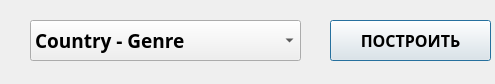
<?xml version="1.0" encoding="UTF-8"?>
<ui version="4.0">
 <class>Dialog</class>
 <widget class="QDialog" name="Dialog">
  <property name="geometry">
   <rect>
    <x>0</x>
    <y>0</y>
    <width>495</width>
    <height>84</height>
   </rect>
  </property>
  <property name="windowTitle">
   <string>Dialog</string>
  </property>
  <widget class="QComboBox" name="comboBox">
   <property name="geometry">
    <rect>
     <x>30</x>
     <y>20</y>
     <width>271</width>
     <height>41</height>
    </rect>
   </property>
   <property name="font">
    <font>
     <family>HSE Sans Black</family>
     <pointsize>14</pointsize>
     <weight>75</weight>
     <bold>true</bold>
    </font>
   </property>
   <item>
    <property name="text">
     <string>Country - Genre</string>
    </property>
   </item>
   <item>
    <property name="text">
     <string>Genre - Country</string>
    </property>
   </item>
  </widget>
  <widget class="QPushButton" name="bulid_btn">
   <property name="geometry">
    <rect>
     <x>330</x>
     <y>20</y>
     <width>161</width>
     <height>41</height>
    </rect>
   </property>
   <property name="minimumSize">
    <size>
     <width>0</width>
     <height>0</height>
    </size>
   </property>
   <property name="font">
    <font>
     <family>HSE Sans Black</family>
     <pointsize>12</pointsize>
     <weight>75</weight>
     <bold>true</bold>
    </font>
   </property>
   <property name="mouseTracking">
    <bool>false</bool>
   </property>
   <property name="acceptDrops">
    <bool>false</bool>
   </property>
   <property name="autoFillBackground">
    <bool>false</bool>
   </property>
   <property name="text">
    <string>ПОСТРОИТЬ</string>
   </property>
   <property name="checkable">
    <bool>false</bool>
   </property>
   <property name="autoRepeat">
    <bool>false</bool>
   </property>
   <property name="autoExclusive">
    <bool>false</bool>
   </property>
   <property name="default">
    <bool>false</bool>
   </property>
   <property name="flat">
    <bool>false</bool>
   </property>
  </widget>
 </widget>
 <resources/>
 <connections/>
</ui>
